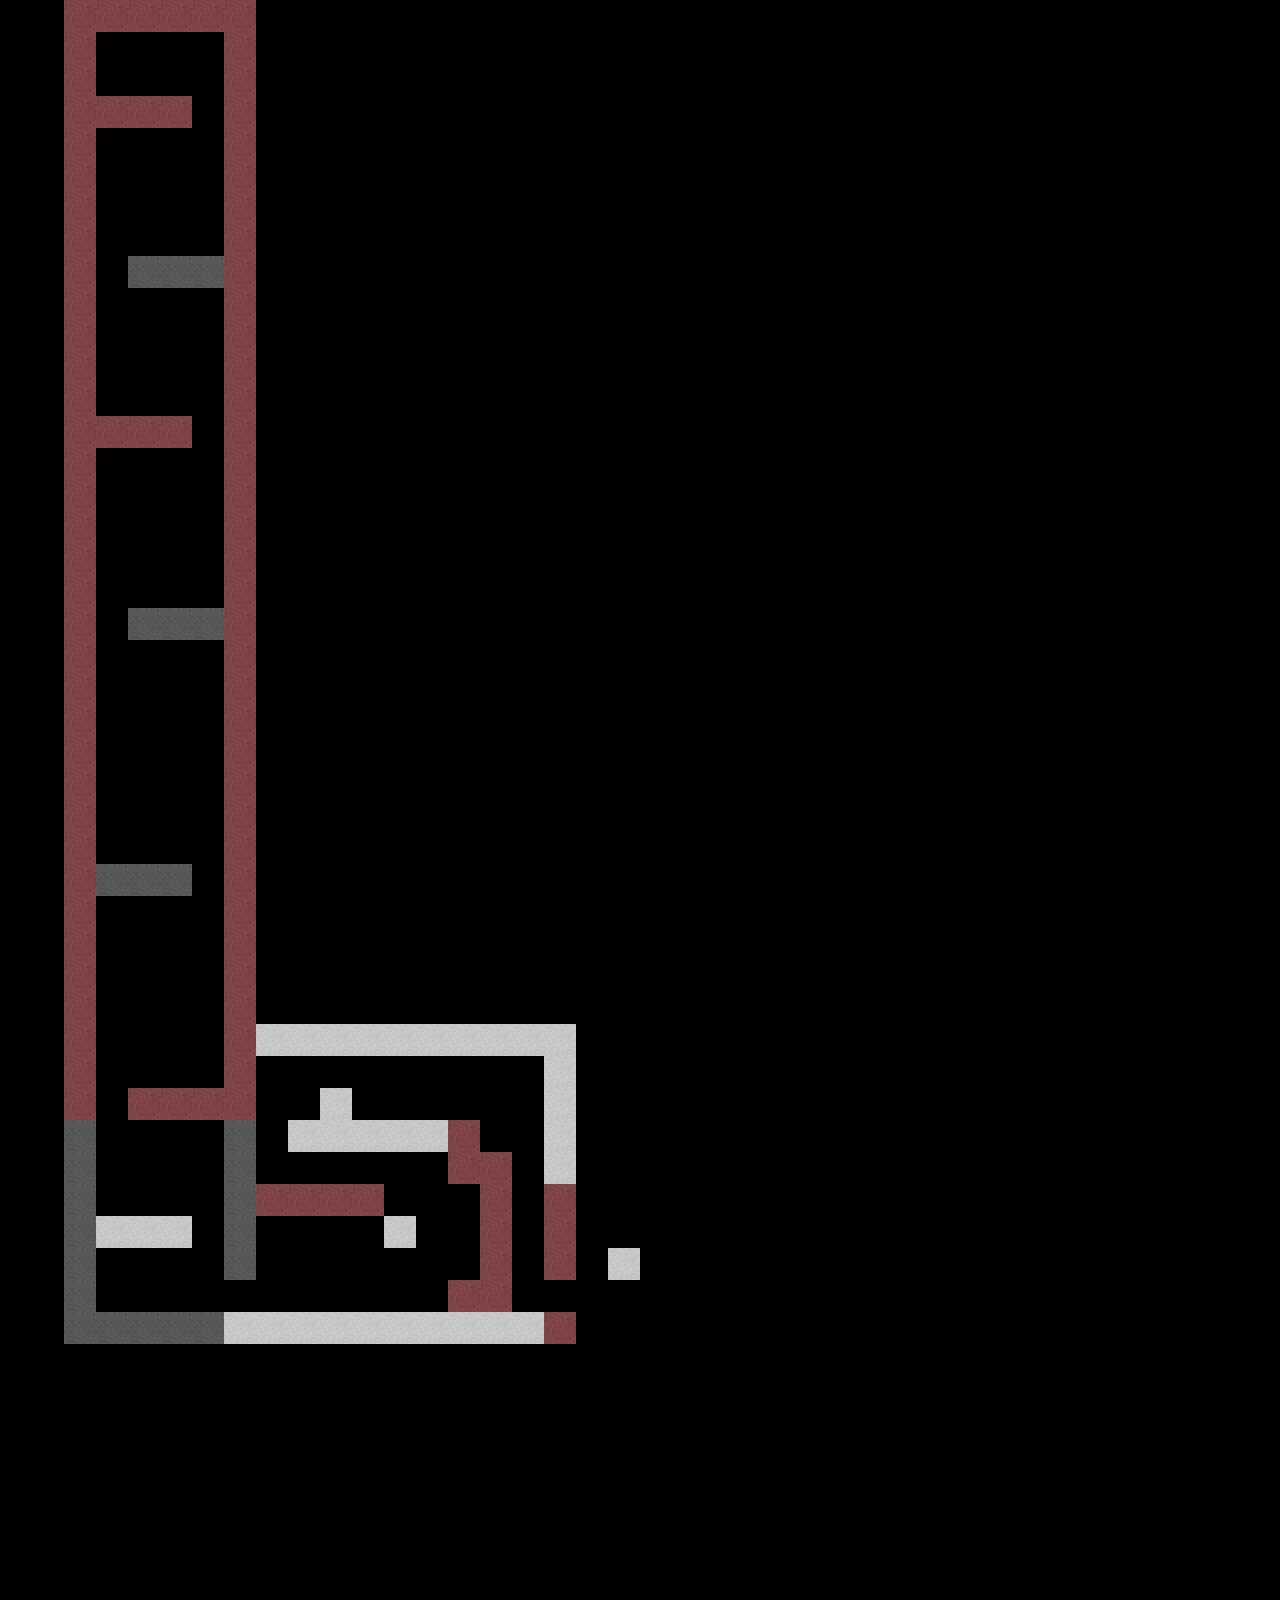

This is a level from a 2D game, rendered from its Tiled map with the project's own tilesets. A one-line summary and the map file follow, with tile-layer data summarised:
An orthogonal 40x50 tile map with 32x32 px tiles, 1 tile layer (main), 3 tilesets and 5 objects (player_start, laser, door, spawner, collidable).

<map version="1.0" orientation="orthogonal" width="40" height="50" tilewidth="32" tileheight="32">
 <tileset firstgid="1" source="maintiles.tsx" />
 <tileset firstgid="17" source="ents.tsx" />
 <tileset firstgid="49" source="pickups.tsx" />
 <layer name="main" width="40" height="50">
  <data>[2000 cells, 166 non-empty, 5 distinct tile ids]</data>
 </layer>
 <objectgroup name="entities" width="40" height="50">
  <object name="player_start" gid="17" x="96" y="96" />
  <object name="pickup" type="laser" gid="49" x="160" y="96" />
  <object name="door" gid="9" x="544" y="1312" />
  <object name="spawner" x="192" y="1056" width="32" height="32">
   <properties>
    <property name="delay" value="40" />
    <property name="rate" value="500" />
    <property name="speed" value="1" />
   </properties>
  </object>
  <object name="spawn_trigger" type="collidable" x="192" y="64" width="32" height="32" />
 </objectgroup>
</map>